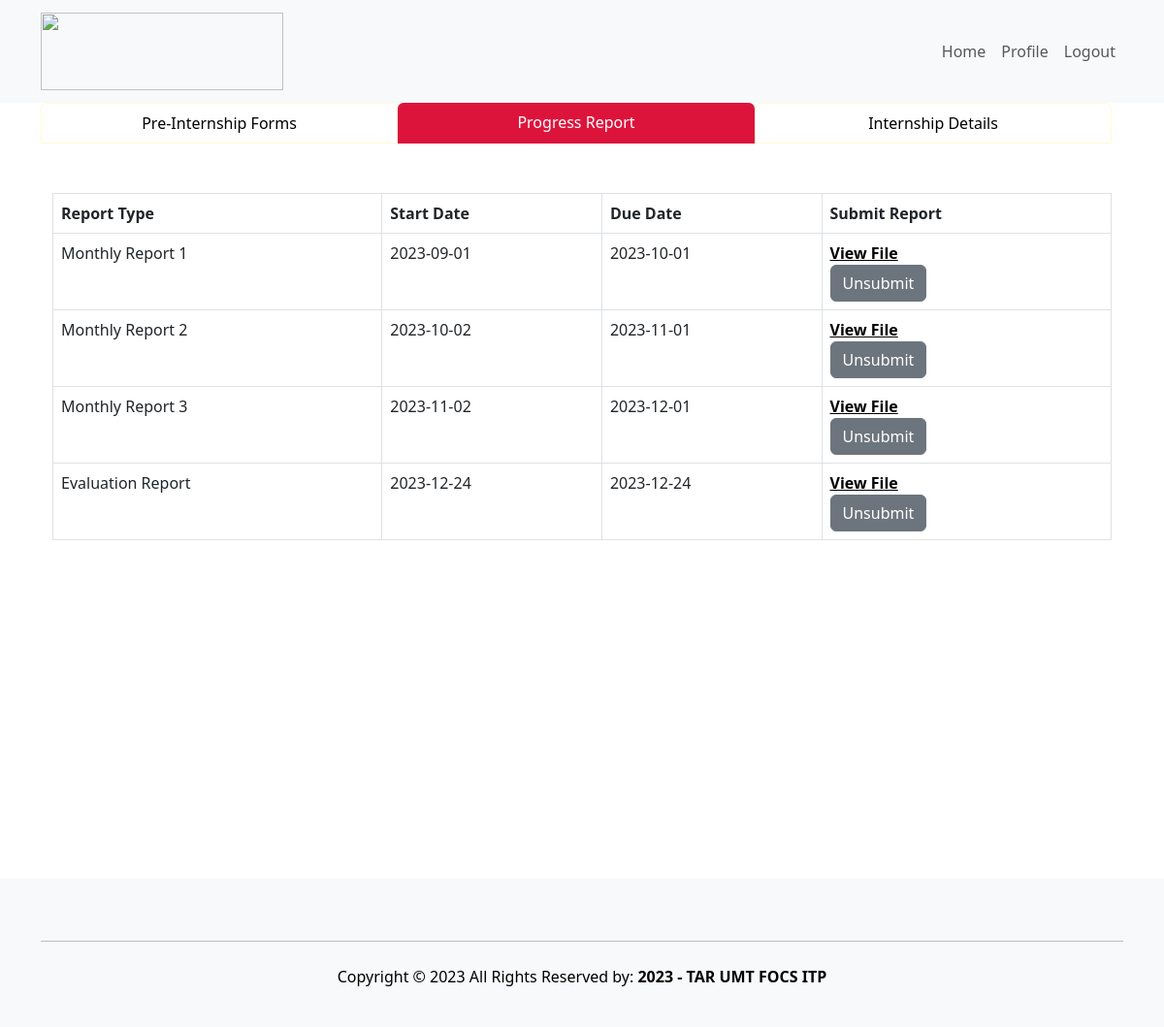
The app's page /student/Progress.php (signed in), older data.
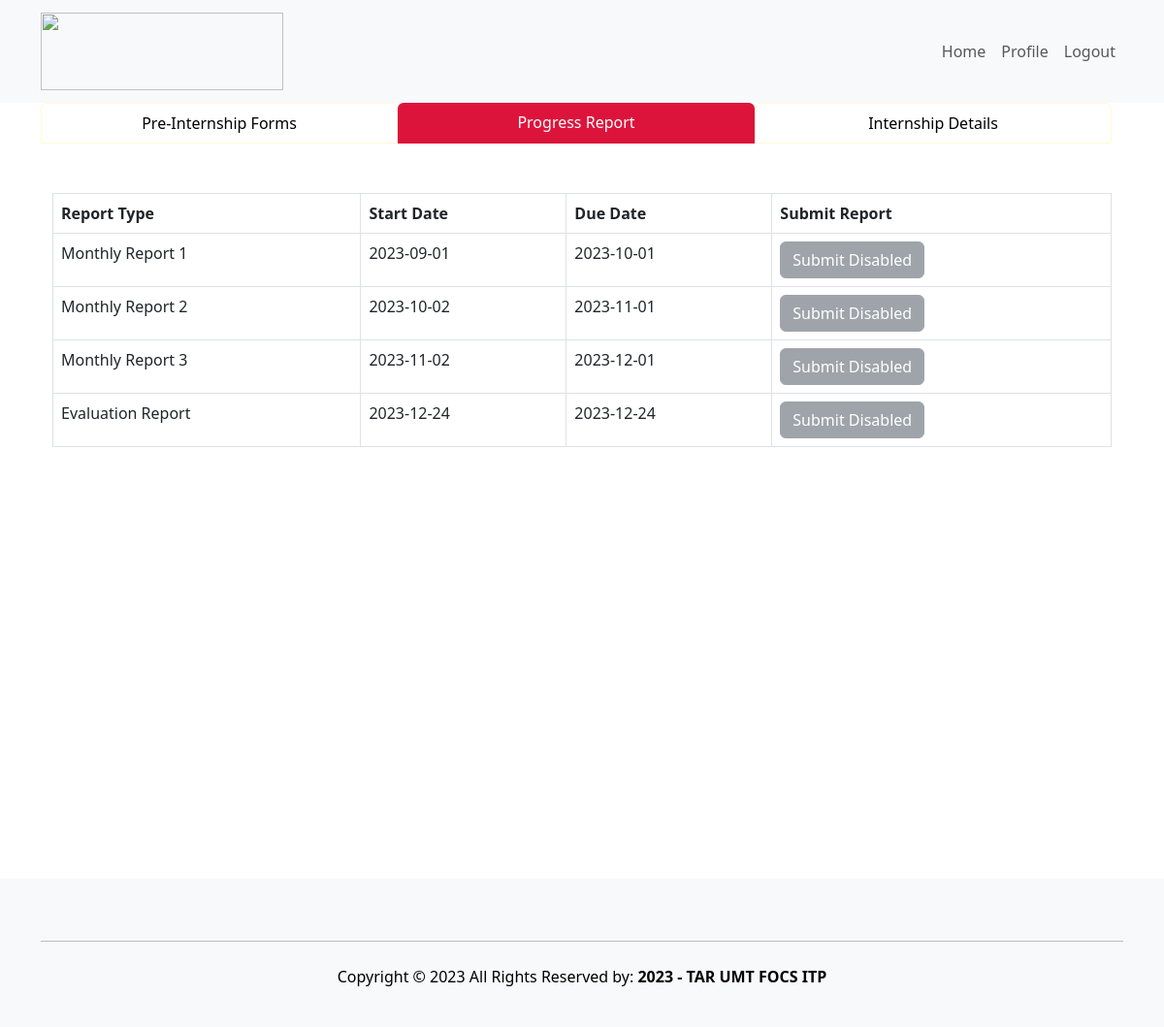
The same page, newer data.
### tables this page shows
CREATE TABLE `internship` (
  `internshipID` varchar(10) NOT NULL,
  `studID` varchar(10) DEFAULT NULL,
  `sessionID` varchar(10) DEFAULT NULL,
  `indemnity` varchar(100) DEFAULT NULL,
  `indemnityStatus` enum('Accepted','Rejected','Pending','Missing') DEFAULT NULL,
  `parentAcknowledgement` varchar(100) DEFAULT NULL,
  `parentAcknowledgementStatus` enum('Accepted','Rejected','Pending','Missing') DEFAULT NULL,
  `companyAcceptance` varchar(100) DEFAULT NULL,
  `companyAcceptanceStatus` enum('Accepted','Rejected','Pending','Missing') DEFAULT NULL,
  `monthlyReport1` varchar(100) DEFAULT NULL,
  `monthlyReport1Grade` int(11) DEFAULT NULL,
  `monthlyReport2` varchar(100) DEFAULT NULL,
  `monthlyReport2Grade` int(11) DEFAULT NULL,
  `monthlyReport3` varchar(100) DEFAULT NULL,
  `monthlyReport3Grade` int(11) DEFAULT NULL,
  `evaluationReport` varchar(100) DEFAULT NULL,
  `evaluationReportGrade` int(11) DEFAULT NULL,
  `finalGrade` int(11) DEFAULT NULL,
  `internshipStatus` enum('In Progress','Completed','Suspended','Terminated') DEFAULT NULL
);

CREATE TABLE `session` (
  `sessionID` varchar(10) NOT NULL,
  `startMonthYear` date DEFAULT NULL,
  `endMonthYear` date DEFAULT NULL,
  `qualification` enum('Diploma','Degree') DEFAULT NULL
);

### student/Progress.php (the view, shortened to what the changed rows need)
<?php
include 'studentHeader.php';
?>
    <div class="main" style="height:100%;">
    <form id="form1" style="min-height:100vh;" runat="server">
            <div style="overflow-x: scroll;" class="container row justify-content-md-center mx-auto">
                <div class="container" style="height:55vh;">
                    <table id="SubmissionGV" class="table w-100 my-1 table-bordered table-responsive table-hover">
                        <tr style="background-color: lightgrey;">
                            <th>Report Type</th>
                            <th>Start Date</th>
                            <th>Due Date</th>
                            <th>Submit Report</th>
                        </tr>
                        <?php
                        require 'connect.php';
                        if ($con->connect_error) {
                            throw new Exception("Connection failed: " . $con->connect_error);
                        } else {
                            $sql = "SELECT * FROM internship WHERE studID=$studID";
                            $result = $con->query($sql);
                            if ($result->num_rows > 0) {
                                while ($row = $result->fetch_assoc()) {
                                    $sessionSql = "SELECT startMonthYear, endMonthYear FROM session WHERE sessionID = " . $row['sessionID'];
                                    $sessionResult = $con->query($sessionSql);
                                    $startDate = "";
                                    $dueDate = "";
                                    $internshipStatus = $row['internshipStatus'];
                                    $reportFields = array(
                                        'monthlyReport1' => 'Monthly Report 1',
                                        'monthlyReport2' => 'Monthly Report 2',
                                        'monthlyReport3' => 'Monthly Report 3',
                                        'evaluationReport' => 'Evaluation Report'
                                    );
                                    if ($sessionResult->num_rows > 0) {
                                        $sessionRow = $sessionResult->fetch_assoc();
                                        $startMonthYear = new DateTime($sessionRow['startMonthYear']);
                                        $endMonthYear = new DateTime($sessionRow['endMonthYear']);
                                        $dueDateMonthlyReport1 = clone $startMonthYear;
                                        $dueDateMonthlyReport1->modify('+1 month');
                                        $dueDateMonthlyReport1Str = $dueDateMonthlyReport1->format('Y-m-d');
                                        $startDateMonthlyReport1 = clone $startMonthYear;
                                        $startDateMonthlyReport1Str = $startDateMonthlyReport1->format('Y-m-d');
                                        $dueDateMonthlyReport2 = clone $startMonthYear;
                                        $dueDateMonthlyReport2->modify('+2 months');
                                        $dueDateMonthlyReport2Str = $dueDateMonthlyReport2->format('Y-m-d');
                                        $startDateMonthlyReport2 = clone $dueDateMonthlyReport1;
                                        $startDateMonthlyReport2->modify('+1 day');
                                        $startDateMonthlyReport2Str = $startDateMonthlyReport2->format('Y-m-d');
                                        $dueDateMonthlyReport3 = clone $startMonthYear;
                                        $dueDateMonthlyReport3->modify('+3 months');
                                        $dueDateMonthlyReport3Str = $dueDateMonthlyReport3->format('Y-m-d');
                                        $startDateMonthlyReport3 = clone $dueDateMonthlyReport2;
                                        $startDateMonthlyReport3->modify('+1 day');
                                        $startDateMonthlyReport3Str = $startDateMonthlyReport3->format('Y-m-d');
                                        $dueDateEvaluationReport = clone $endMonthYear;
                                        $dueDateEvaluationReport->modify('-1 week');
                                        $dueDateEvaluationReportStr = $dueDateEvaluationReport->format('Y-m-d');
                                        $startDateEvaluationReport = clone $endMonthYear;
                                        $startDateEvaluationReport->modify('-1 week');
                                        $startDateEvaluationReportStr = $startDateEvaluationReport->format('Y-m-d');
                                    }
                                    foreach ($reportFields as $fieldName => $fieldLabel) {
                                        echo '<tr>';
                                        echo '<td>' . $fieldLabel . '</td>';
                                        switch ($fieldName) {
                                            case 'monthlyReport1':
                                                $startDate = $startDateMonthlyReport1Str;
                                                $dueDate = $dueDateMonthlyReport1Str;
                                                break;
                                            case 'monthlyReport2':
                                                $startDate = $startDateMonthlyReport2Str;
                                                $dueDate = $dueDateMonthlyReport2Str;
                                                break;
                                            case 'monthlyReport3':
                                                $startDate = $startDateMonthlyReport3Str;
                                                $dueDate = $dueDateMonthlyReport3Str;
                                                break;
                                            case 'evaluationReport':
                                                $startDate = $startDateEvaluationReportStr;
                                                $dueDate = $dueDateEvaluationReportStr;
                                                break;
                                        }
                                        echo '<td>' . $startDate . '</td>';
                                        echo '<td>' . $dueDate . '</td>';
                                        echo '<td>';
                                        if (!empty($row[$fieldName]) || $row[$fieldName] !== null) {
                                            echo '<label><b><a href="' . $row[$fieldName] . '" class="text-black" target="_blank">View File</a></b></label>';
                                            echo '<br>';
                                            echo '<form action="removeReport.php" method="post">';
                                            echo '<input type="submit" class="btn btn-secondary" value="Unsubmit" name="submit" />';
                                            echo '</form>';
                                        } else {
                                            $currentDate = new DateTime();
                                            if ($currentDate >= new DateTime($startDate) && $currentDate <= new DateTime($dueDate) && $internshipStatus !== 'Terminated') {
                                                if (
                                                    !empty($row['indemnity']) &&
                                                    !empty($row['parentAcknowledgement']) &&
                                                    !empty($row['companyAcceptance'])
                                                ) {
                                                    echo '<form action="submitReport.php" method="post" enctype="multipart/form-data">';
                                                    echo '<input type="file" name="pdf_file" accept=".pdf" />';
                                                    echo '<input type="hidden" name="student_id" value="' . $studID . '" />';
                                                    echo '<input type="hidden" name="form_type" value="' . $fieldName . '" />';
                                                    echo '<input type="submit" class="btn btn-secondary" value="Upload" name="submit" />';
                                                    echo '</form>';
                                                } else {
                                                    echo '<button type="button" class="btn btn-secondary" disabled>Submit Disabled</button>';
                                                }
                                            } else {
                                                echo '<button type="button" class="btn btn-secondary" disabled>Submit Disabled</button>';
                                            }
                                        }
                                        echo '</td>';
                                        echo '</tr>';
                                    }
                                }
                            } else {
                                echo '<tr>';
                                echo '<td colspan="3" class="text-center">No forms found for this student.</td>';
                                echo '</tr>';
                            }
                        }
                        ?>
                    </table>
                </div>
            </div>
        </form>
    </div>
    <?php
    include 'studentFooter.php';
    ?>

Row changes from the older to the newer data that the page shows:
changed internship: monthlyReport1 "Sample report 1 text" → empty (drawn); monthlyReport2 "Sample report 2 text" → empty (drawn); monthlyReport3 "Sample report 3 text" → empty (drawn); evaluationReport "Sample eval report text" → empty (drawn)
Text that changed along with them:
list line gone: "View File Unsubmit"
new list line: "Submit Disabled"
